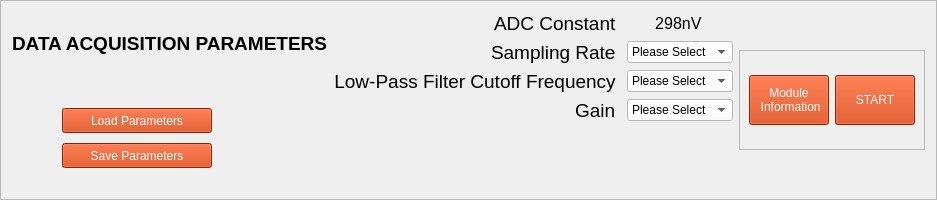
         <widget class="QFrame" name="main_tab_DAQParams_Frame">
          <property name="minimumSize">
           <size>
            <width>0</width>
            <height>200</height>
           </size>
          </property>
          <property name="maximumSize">
           <size>
            <width>16777215</width>
            <height>175</height>
           </size>
          </property>
          <property name="styleSheet">
           <string notr="true"/>
          </property>
          <property name="frameShape">
           <enum>QFrame::StyledPanel</enum>
          </property>
          <property name="frameShadow">
           <enum>QFrame::Raised</enum>
          </property>
          <layout class="QHBoxLayout" name="horizontalLayout_3">
           <item>
            <layout class="QVBoxLayout" name="verticalLayout_12">
             <item>
              <widget class="QLabel" name="main_tab_DAQSettings_Label">
               <property name="maximumSize">
                <size>
                 <width>16777215</width>
                 <height>50</height>
                </size>
               </property>
               <property name="text">
                <string>&lt;html&gt;&lt;head/&gt;&lt;body&gt;&lt;p&gt;&lt;span style=&quot; font-size:14pt; font-weight:600;&quot;&gt;DATA ACQUISITION PARAMETERS&lt;/span&gt;&lt;span style=&quot; font-size:14pt;&quot;/&gt;&lt;/p&gt;&lt;/body&gt;&lt;/html&gt;</string>
               </property>
               <property name="alignment">
                <set>Qt::AlignLeading|Qt::AlignLeft|Qt::AlignTop</set>
               </property>
              </widget>
             </item>
             <item>
              <layout class="QVBoxLayout" name="verticalLayout_9">
               <property name="spacing">
                <number>10</number>
               </property>
               <property name="leftMargin">
                <number>50</number>
               </property>
               <item>
                <widget class="QPushButton" name="main_tab_DAQParams_LOAD_PARAMS_button">
                 <property name="minimumSize">
                  <size>
                   <width>150</width>
                   <height>25</height>
                  </size>
                 </property>
                 <property name="maximumSize">
                  <size>
                   <width>150</width>
                   <height>25</height>
                  </size>
                 </property>
                 <property name="styleSheet">
                  <string notr="true">background-color:rgb(204, 51, 0);
color: rgb(255, 255, 255);
font: 14pt &quot;MS Shell Dlg 2&quot;;</string>
                 </property>
                 <property name="text">
                  <string>Load Parameters</string>
                 </property>
                </widget>
               </item>
               <item>
                <widget class="QPushButton" name="main_tab_DAQParams_SAVE_PARAMS_button">
                 <property name="minimumSize">
                  <size>
                   <width>150</width>
                   <height>25</height>
                  </size>
                 </property>
                 <property name="maximumSize">
                  <size>
                   <width>150</width>
                   <height>25</height>
                  </size>
                 </property>
                 <property name="styleSheet">
                  <string notr="true">background-color:rgb(204, 51, 0);
color: rgb(255, 255, 255);
font: 14pt &quot;MS Shell Dlg 2&quot;;</string>
                 </property>
                 <property name="text">
                  <string>Save Parameters</string>
                 </property>
                </widget>
               </item>
              </layout>
             </item>
            </layout>
           </item>
           <item>
            <layout class="QFormLayout" name="main_tab_DAQParams_Form">
             <property name="labelAlignment">
              <set>Qt::AlignRight|Qt::AlignTrailing|Qt::AlignVCenter</set>
             </property>
             <property name="formAlignment">
              <set>Qt::AlignHCenter|Qt::AlignTop</set>
             </property>
             <item row="0" column="0">
              <widget class="QLabel" name="main_tab_ADC_Constant_Label">
               <property name="text">
                <string>&lt;html&gt;&lt;head/&gt;&lt;body&gt;&lt;p&gt;&lt;span style=&quot; font-size:14pt;&quot;&gt;ADC Constant &lt;/span&gt;&lt;/p&gt;&lt;/body&gt;&lt;/html&gt;</string>
               </property>
              </widget>
             </item>
             <item row="0" column="1">
              <widget class="QLabel" name="main_tab_DAQParams_ADC_Constant_Label">
               <property name="text">
                <string>&lt;html&gt;&lt;head/&gt;&lt;body&gt;&lt;p&gt;&lt;span
																style=&quot; font-size:12pt;&quot;&gt;298nV&lt;/span&gt;&lt;/p&gt;&lt;/body&gt;&lt;/html&gt;
															</string>
               </property>
               <property name="alignment">
                <set>Qt::AlignCenter</set>
               </property>
              </widget>
             </item>
             <item row="1" column="0">
              <widget class="QLabel" name="main_tab_samplingRateLabel">
               <property name="text">
                <string>&lt;html&gt;&lt;head/&gt;&lt;body&gt;&lt;p&gt;&lt;span style=&quot; font-size:14pt;&quot;&gt;Sampling Rate &lt;/span&gt;&lt;/p&gt;&lt;/body&gt;&lt;/html&gt;</string>
               </property>
               <property name="buddy">
                <cstring>main_tab_DAQParams_samplingRate_DropDown</cstring>
               </property>
              </widget>
             </item>
             <item row="1" column="1">
              <widget class="QComboBox" name="main_tab_DAQParams_samplingRate_DropDown">
               <property name="maximumSize">
                <size>
                 <width>16777215</width>
                 <height>16777215</height>
                </size>
               </property>
               <property name="styleSheet">
                <string notr="true">background-color: rgb(255, 255, 255);
																font: 14pt &quot;MS Shell Dlg 2&quot;;
																color: rgb(0, 0, 0);
															</string>
               </property>
               <property name="currentIndex">
                <number>15</number>
               </property>
               <item>
                <property name="text">
                 <string>2 Hz</string>
                </property>
               </item>
               <item>
                <property name="text">
                 <string>4 Hz</string>
                </property>
               </item>
               <item>
                <property name="text">
                 <string>8 Hz</string>
                </property>
               </item>
               <item>
                <property name="text">
                 <string>16 Hz</string>
                </property>
               </item>
               <item>
                <property name="text">
                 <string>32 Hz</string>
                </property>
               </item>
               <item>
                <property name="text">
                 <string>64 Hz</string>
                </property>
               </item>
               <item>
                <property name="text">
                 <string>128 Hz</string>
                </property>
               </item>
               <item>
                <property name="text">
                 <string>256 Hz</string>
                </property>
               </item>
               <item>
                <property name="text">
                 <string>512 Hz</string>
                </property>
               </item>
               <item>
                <property name="text">
                 <string>1024 Hz</string>
                </property>
               </item>
               <item>
                <property name="text">
                 <string>2048 Hz</string>
                </property>
               </item>
               <item>
                <property name="text">
                 <string>4096 Hz</string>
                </property>
               </item>
               <item>
                <property name="text">
                 <string>8192 Hz</string>
                </property>
               </item>
               <item>
                <property name="text">
                 <string>16384 Hz</string>
                </property>
               </item>
               <item>
                <property name="text">
                 <string>20000 Hz</string>
                </property>
               </item>
               <item>
                <property name="text">
                 <string>Please Select</string>
                </property>
               </item>
              </widget>
             </item>
             <item row="2" column="0">
              <widget class="QLabel" name="main_tab_Cutoff_FrequencyLabel">
               <property name="text">
                <string>&lt;html&gt;&lt;head/&gt;&lt;body&gt;&lt;p align=&quot;right&quot;&gt;&lt;span style=&quot; font-size:14pt;&quot;&gt;Low-Pass Filter Cutoff Frequency &lt;/span&gt;&lt;/p&gt;&lt;/body&gt;&lt;/html&gt;</string>
               </property>
               <property name="buddy">
                <cstring>main_tab_DAQParams_Cutoff_Frequency_DropDown
															</cstring>
               </property>
              </widget>
             </item>
             <item row="3" column="0">
              <widget class="QLabel" name="main_tab_DAQParams_gainLabel">
               <property name="text">
                <string>&lt;html&gt;&lt;head/&gt;&lt;body&gt;&lt;p&gt;&lt;span style=&quot; font-size:14pt;&quot;&gt;Gain &lt;/span&gt;&lt;/p&gt;&lt;/body&gt;&lt;/html&gt;</string>
               </property>
               <property name="buddy">
                <cstring>main_tab_DAQParams_gain_DropDown</cstring>
               </property>
              </widget>
             </item>
             <item row="2" column="1">
              <widget class="QComboBox" name="main_tab_DAQParams_Cutoff_Frequency_DropDown">
               <property name="styleSheet">
                <string notr="true">background-color: rgb(255, 255, 255);
																font: 14pt &quot;MS Shell Dlg 2&quot;;
																color: rgb(0, 0, 0);
															</string>
               </property>
               <property name="currentText">
                <string>Please Select</string>
               </property>
               <property name="currentIndex">
                <number>15</number>
               </property>
               <item>
                <property name="text">
                 <string>1 Hz</string>
                </property>
               </item>
               <item>
                <property name="text">
                 <string>2 Hz</string>
                </property>
               </item>
               <item>
                <property name="text">
                 <string>4 Hz</string>
                </property>
               </item>
               <item>
                <property name="text">
                 <string>8 Hz</string>
                </property>
               </item>
               <item>
                <property name="text">
                 <string>16 Hz</string>
                </property>
               </item>
               <item>
                <property name="text">
                 <string>32 Hz</string>
                </property>
               </item>
               <item>
                <property name="text">
                 <string>64 Hz</string>
                </property>
               </item>
               <item>
                <property name="text">
                 <string>128 Hz</string>
                </property>
               </item>
               <item>
                <property name="text">
                 <string>256 Hz</string>
                </property>
               </item>
               <item>
                <property name="text">
                 <string>512 Hz</string>
                </property>
               </item>
               <item>
                <property name="text">
                 <string>1024 Hz</string>
                </property>
               </item>
               <item>
                <property name="text">
                 <string>2048 Hz</string>
                </property>
               </item>
               <item>
                <property name="text">
                 <string>4096 Hz</string>
                </property>
               </item>
               <item>
                <property name="text">
                 <string>8192 Hz</string>
                </property>
               </item>
               <item>
                <property name="text">
                 <string>10,000 Hz</string>
                </property>
               </item>
               <item>
                <property name="text">
                 <string>Please Select</string>
                </property>
               </item>
              </widget>
             </item>
             <item row="3" column="1">
              <widget class="QComboBox" name="main_tab_DAQParams_gain_DropDown">
               <property name="maximumSize">
                <size>
                 <width>16777215</width>
                 <height>16777215</height>
                </size>
               </property>
               <property name="styleSheet">
                <string notr="true">background-color: rgb(255, 255, 255);
																font: 14pt &quot;MS Shell Dlg 2&quot;;
																color: rgb(0, 0, 0)
															</string>
               </property>
               <property name="currentIndex">
                <number>10</number>
               </property>
               <property name="maxVisibleItems">
                <number>10</number>
               </property>
               <item>
                <property name="text">
                 <string>0.2 V/V</string>
                </property>
               </item>
               <item>
                <property name="text">
                 <string>1 V/V</string>
                </property>
               </item>
               <item>
                <property name="text">
                 <string>10 V/V</string>
                </property>
               </item>
               <item>
                <property name="text">
                 <string>20 V/V</string>
                </property>
               </item>
               <item>
                <property name="text">
                 <string>30 V/V</string>
                </property>
               </item>
               <item>
                <property name="text">
                 <string>40 V/V</string>
                </property>
               </item>
               <item>
                <property name="text">
                 <string>60V/V</string>
                </property>
               </item>
               <item>
                <property name="text">
                 <string>80 V/V</string>
                </property>
               </item>
               <item>
                <property name="text">
                 <string>120 V/V</string>
                </property>
               </item>
               <item>
                <property name="text">
                 <string>157 V/V</string>
                </property>
               </item>
               <item>
                <property name="text">
                 <string>Please Select</string>
                </property>
               </item>
              </widget>
             </item>
            </layout>
           </item>
           <item>
            <widget class="QFrame" name="main_tab_Buttons_Frame">
             <property name="minimumSize">
              <size>
               <width>0</width>
               <height>100</height>
              </size>
             </property>
             <property name="maximumSize">
              <size>
               <width>16777215</width>
               <height>100</height>
              </size>
             </property>
             <property name="frameShape">
              <enum>QFrame::StyledPanel</enum>
             </property>
             <property name="frameShadow">
              <enum>QFrame::Raised</enum>
             </property>
             <layout class="QGridLayout" name="gridLayout_2">
              <item row="0" column="1">
               <widget class="QPushButton" name="main_tab_START_button">
                <property name="minimumSize">
                 <size>
                  <width>0</width>
                  <height>50</height>
                 </size>
                </property>
                <property name="maximumSize">
                 <size>
                  <width>130</width>
                  <height>16777215</height>
                 </size>
                </property>
                <property name="baseSize">
                 <size>
                  <width>0</width>
                  <height>0</height>
                 </size>
                </property>
                <property name="autoFillBackground">
                 <bool>false</bool>
                </property>
                <property name="styleSheet">
                 <string notr="true">background-color:rgb(204, 51, 0);
color: rgb(255, 255, 255);
font: 14pt &quot;MS Shell Dlg 2&quot;;</string>
                </property>
                <property name="text">
                 <string>START</string>
                </property>
               </widget>
              </item>
              <item row="0" column="0">
               <widget class="QPushButton" name="main_tab_CHANNEL_INFO_button">
                <property name="minimumSize">
                 <size>
                  <width>0</width>
                  <height>50</height>
                 </size>
                </property>
                <property name="maximumSize">
                 <size>
                  <width>130</width>
                  <height>16777200</height>
                 </size>
                </property>
                <property name="styleSheet">
                 <string notr="true">background-color:rgb(204, 51, 0);
color: rgb(255, 255, 255);
font: 14pt &quot;MS Shell Dlg 2&quot;;</string>
                </property>
                <property name="text">
                 <string>Module 
 Information</string>
                </property>
               </widget>
              </item>
             </layout>
            </widget>
           </item>
          </layout>
         </widget>
